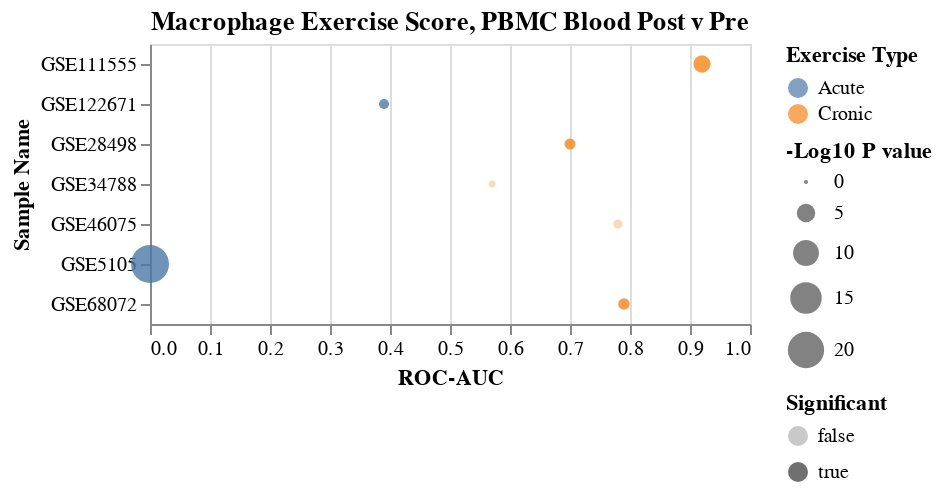

The notebook cell this image was saved under:
### Code cell
bloodLst=list(data2[data2['Method']=='Blood Draw'].index)
saveName='MacrophageExerciseDotPlot_BloodSample_log10Pval.png'
title='Macrophage Exercise Score, PBMC Blood Post v Pre'
save=True
dfIn=df.loc[bloodLst]

chart=makeDotPlot(dfIn,saveName=saveName,title=title,rev=False,save=save)
chart

### Figure 1 — Vega-Lite specification as saved in the notebook (floating-point values rounded to 4 significant figures)
{"config": {"view": {"continuousWidth": 300, "continuousHeight": 300}}, "data": {"name": "data-24223ada67dd3f44dd50b1a4200af3e7"}, "mark": {"type": "circle"}, "encoding": {"color": {"field": "Exercise Type", "type": "nominal"}, "opacity": {"field": "Significant", "type": "nominal"}, "size": {"field": "-Log10 P value", "scale": {"align": 21.94, "base": 0.4547, "reverse": false}, "type": "quantitative"}, "x": {"field": "ROC-AUC", "scale": {"domain": [0, 1]}, "type": "quantitative"}, "y": {"field": "Sample Name", "type": "nominal"}}, "title": "Macrophage Exercise Score, PBMC Blood Post v Pre", "$schema": "https://vega.github.io/schema/vega-lite/v5.8.0.json", "datasets": {"data-24223ada67dd3f44dd50b1a4200af3e7": [{"Sample Name": "GSE5105", "Num Samples": 44, "ROC-AUC": 0.0, "Pval": 1.15e-22, "Exercise Type": "Acute", "-Log10 P value": 21.94, "Significant": true}, {"Sample Name": "GSE122671", "Num Samples": 88, "ROC-AUC": 0.39, "Pval": 0.0494, "Exercise Type": "Acute", "-Log10 P value": 1.306, "Significant": true}, {"Sample Name": "GSE34788", "Num Samples": 60, "ROC-AUC": 0.57, "Pval": 0.351, "Exercise Type": "Cronic", "-Log10 P value": 0.4547, "Significant": false}, {"Sample Name": "GSE68072", "Num Samples": 23, "ROC-AUC": 0.79, "Pval": 0.0151, "Exercise Type": "Cronic", "-Log10 P value": 1.821, "Significant": true}, {"Sample Name": "GSE46075", "Num Samples": 16, "ROC-AUC": 0.78, "Pval": 0.0865, "Exercise Type": "Cronic", "-Log10 P value": 1.063, "Significant": false}, {"Sample Name": "GSE28498", "Num Samples": 38, "ROC-AUC": 0.7, "Pval": 0.0242, "Exercise Type": "Cronic", "-Log10 P value": 1.616, "Significant": true}, {"Sample Name": "GSE111555", "Num Samples": 32, "ROC-AUC": 0.92, "Pval": 4.49e-05, "Exercise Type": "Cronic", "-Log10 P value": 4.348, "Significant": true}]}}
